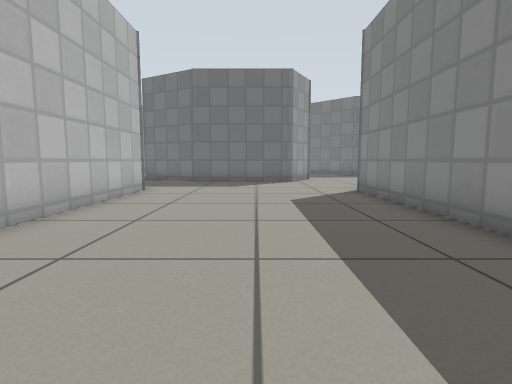
View 1 (above)

22 first-person views from a walk through a world built for the Gazebo simulator. The camera is 0.5 m above the floor, tilts 6° down and sees 80° across. The floor is counted in squares, 0.5 m on a side. Each view is taken from the middle of a square. On the plan, view 1 faces up. The plan holds only what a view shows up to about 12 squares ahead; the rest is blank. The place goes on beyond the plan. The robots in the file are not drawn. Simple patterns stand in for the simulator's built-in surfaces.

View 2
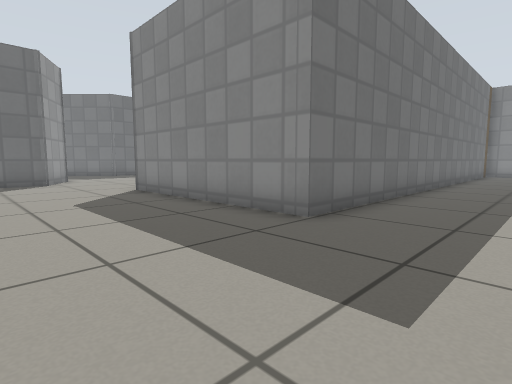

View 3
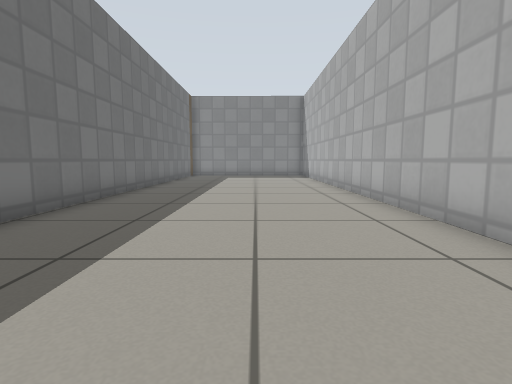

View 4
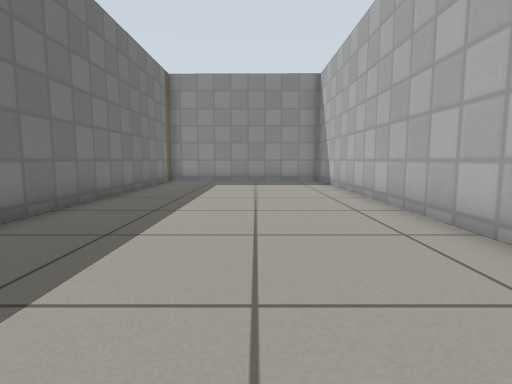

View 5
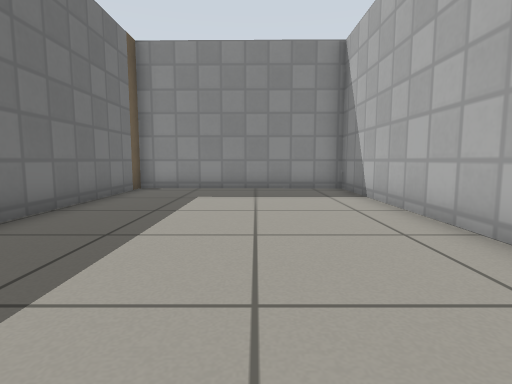

View 6
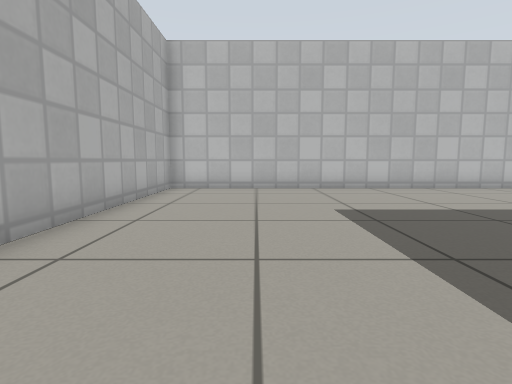

View 7
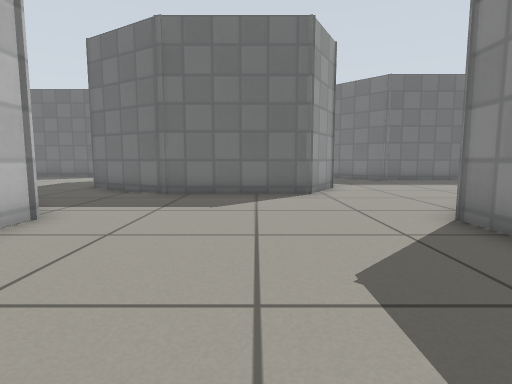

View 8
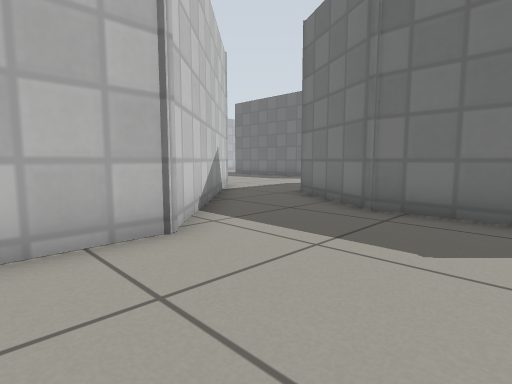

View 9
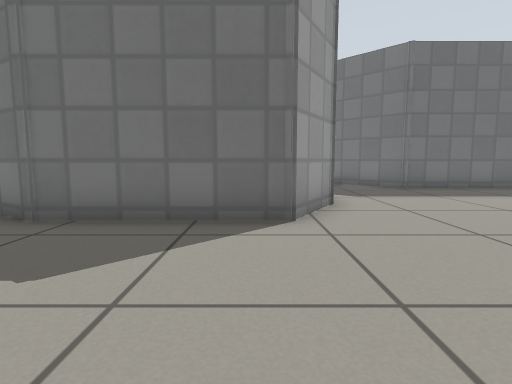

View 10
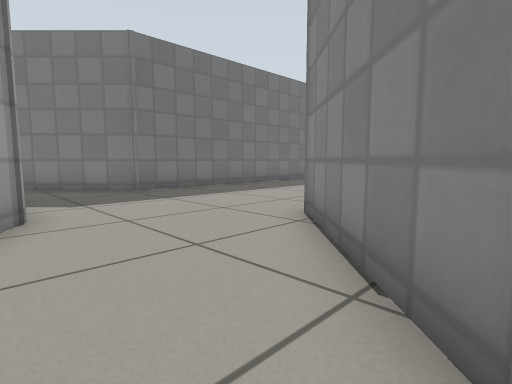

View 11
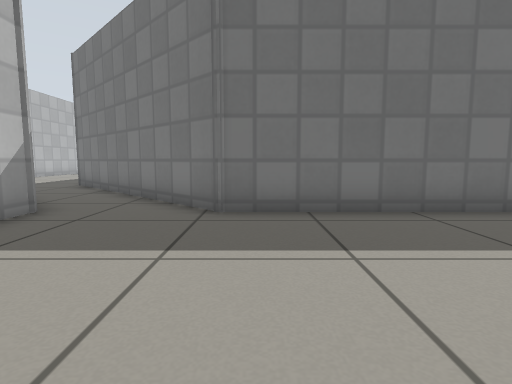

View 12
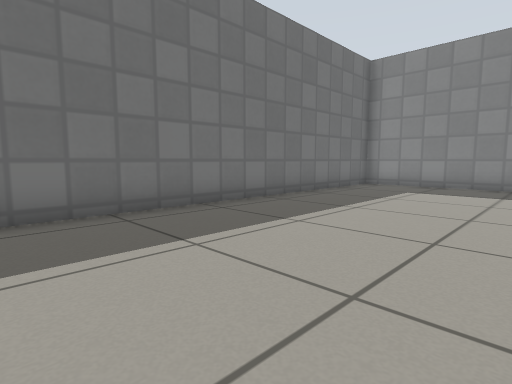

View 13
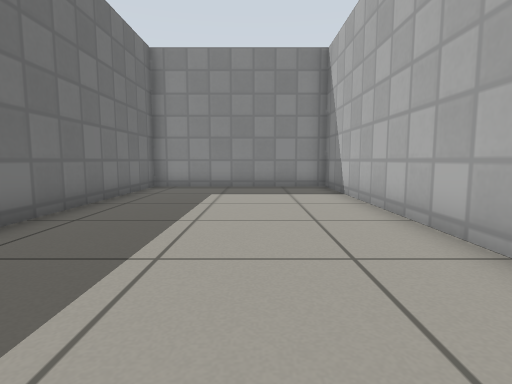

View 14
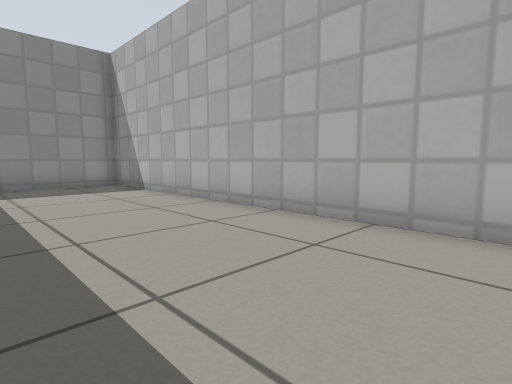

View 15
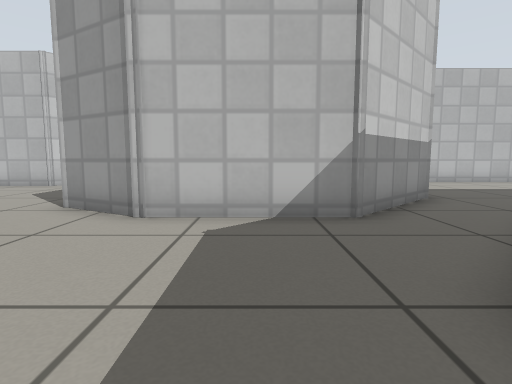

View 16
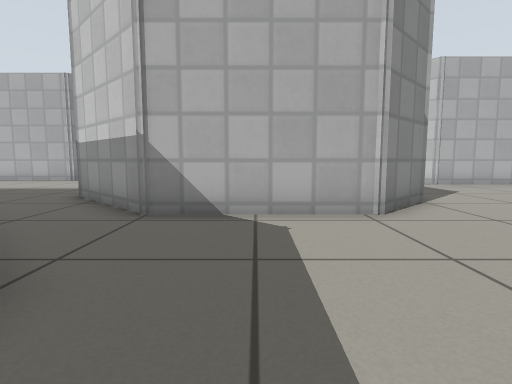

View 17
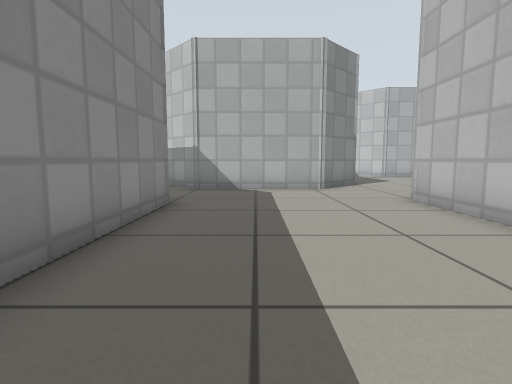

View 18
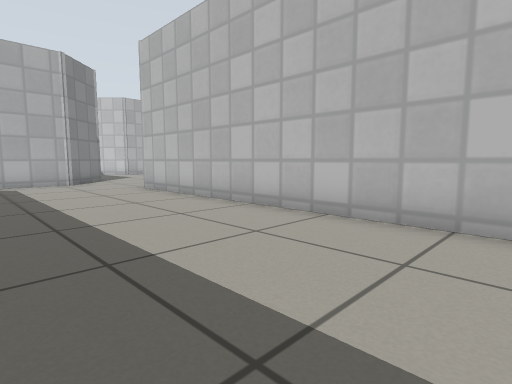

View 19
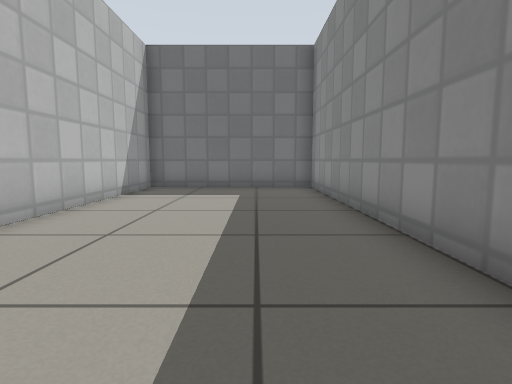

View 20
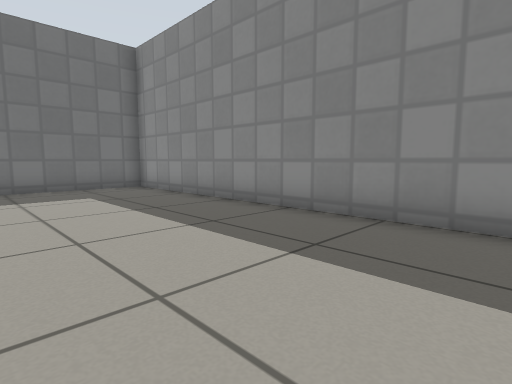

View 21
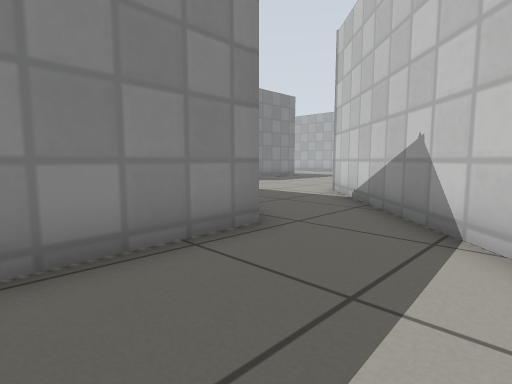

View 22
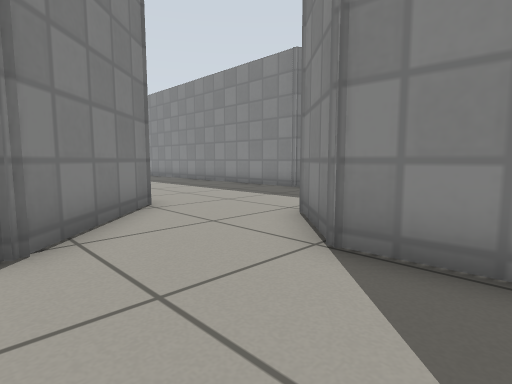

### Floor plan
Ten units are one square. View 1 is at (0, 0); x grows to the right and y downward. Boxes are objects, and circles mark ways between rooms. Rooms are numbered by the first view taken in them; rooms with no view inside come last. Other rooms are left out.
<svg viewBox="-99 -406 312 451">
<path fill="none" stroke="#000" d="M16 -139 -27 -139 -56 -156M-65 -129 -37 -101 -37 40 207 40 208 -31 34 -31 34 -100 43 -109M82 -134 204 -134 204 -198 63 -198 49 -212M43 -109 67 -134M28 -198 28 -160 16 -139M-43 -225 0 -225 28 -198M49 -212 0 -260 0 -401 -59 -401 -59 -255 -71 -243M-94 -158 -65 -129M-56 -156 -59 -208 -43 -225M-71 -243 -86 -228"/>
<circle cx="30" cy="-125" r="3" fill="#2a7"/>
<circle cx="-60" cy="-140" r="3" fill="#2a7"/>
<circle cx="40" cy="-210" r="3" fill="#2a7"/>
<circle cx="-60" cy="-230" r="3" fill="#2a7"/>
<text x="50" y="-20">1</text>
<text x="110" y="-160">2</text>
<text x="-30" y="-300">3</text>
<text x="-80" y="-190">4</text>
</svg>
Room 1 opens to room 2. Room 1 opens to room 4. Room 2 opens to room 3. Room 3 opens to room 4.

Where each view was taken, in squares from view 1:
view 1: 0 up, 0 right, facing up
view 2: 0 up, 1 left, facing up-right
view 3: 1 down, 1 right, facing right
view 4: 1 down, 6 right, facing right
view 5: 1 down, 10 right, facing right
view 6: 1 down, 7 right, facing left
view 7: 5 up, 0 right, facing up
view 8: 8 up, 0 right, facing up-left
view 9: 9 up, 1 right, facing up
view 10: 10 up, 2 right, facing up-right
view 11: 14 up, 7 right, facing up
view 12: 14 up, 8 right, facing up-right
view 13: 16 up, 9 right, facing right
view 14: 18 up, 8 right, facing down-right
view 15: 18 up, 8 right, facing left
view 16: 28 up, 2 left, facing down
view 17: 33 up, 2 left, facing down
view 18: 36 up, 1 left, facing down-left
view 19: 29 up, 2 left, facing up
view 20: 29 up, 5 left, facing up-right
view 21: 19 up, 9 left, facing down-right
view 22: 19 up, 9 left, facing up-right
